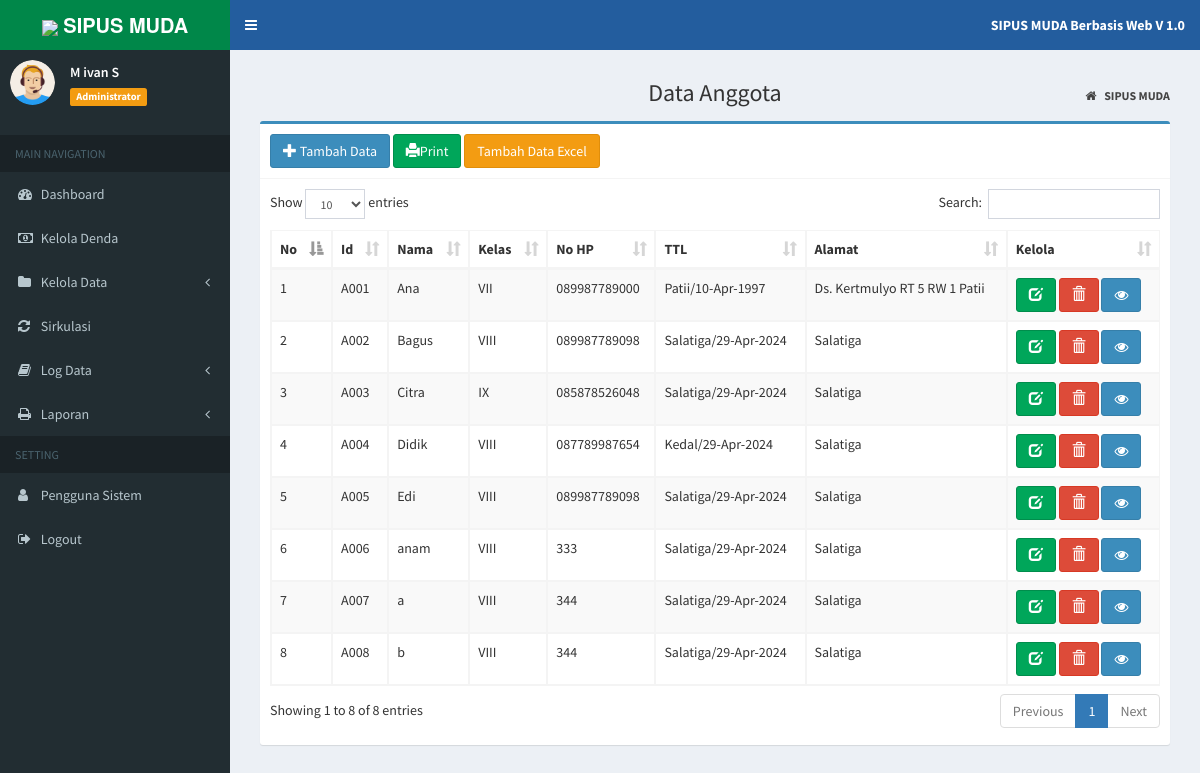
/index.php?page=MyApp/data_agt (signed in), run on the app's committed database.
### tables this page shows
CREATE TABLE `tb_anggota` (
  `id_anggota` varchar(10) NOT NULL,
  `username` varchar(25) NOT NULL,
  `password` varchar(255) NOT NULL,
  `nama` varchar(20) NOT NULL,
  `jekel` enum('Laki-laki','Perempuan') NOT NULL,
  `kelas` varchar(50) NOT NULL,
  `no_hp` varchar(15) NOT NULL,
  `tempat_lahir` varchar(50) DEFAULT NULL,
  `lahir` date DEFAULT NULL,
  `alamat` varchar(255) DEFAULT NULL
);

### admin/agt/data_agt.php (the view)
<section class="content-header" style="text-align: center;">
	<h1>
		Data Anggota
	</h1>
	<ol class="breadcrumb">
		<li>
			<a href="index.php">
				<i class="fa fa-home"></i>
				<b>SIPUS MUDA</b>
			</a>
		</li>
	</ol>
</section>
<section class="content">
	<div class="box box-primary">
		<div class="box-header with-border">
			<a href="?page=MyApp/add_agt" title="Tambah Data" class="btn btn-primary">
				<i class="glyphicon glyphicon-plus"></i> Tambah Data</a>
			<a href="?page=MyApp/print_allagt" title="Print" class="btn btn-success" stlye="color : green;">
				<i class="glyphicon glyphicon-print"></i>Print</a>
			<a href="?page=MyApp/add_agt_excel" title="Tambah Data" class="btn btn-warning">
				Tambah Data Excel</a>
		</div>
		<div class="box-body">
			<div class="table-responsive">
				<table id="example1" class="table table-bordered table-striped">
					<thead>
						<tr>
							<th>No</th>
							<th>Id</th>
							<th>Nama</th>
							<th>Kelas</th>
							<th>No HP</th>
							<th>TTL</th>
							<th>Alamat</th>
							<th>Kelola</th>
						</tr>
					</thead>
					<tbody>
				<?php
                  $no = 1;
                  $sql = $koneksi->query("SELECT * from tb_anggota");
                  while ($data= $sql->fetch_assoc()) {
                ?>
						<tr>
							<td>
								<?php echo $no++; ?>
							</td>
							<td>
								<?php echo $data['id_anggota']; ?>
							</td>
							<td>
								<?php echo $data['nama']; ?>
							</td>
							<td>
								<?php echo $data['kelas']; ?>
							</td>
							<td>
								<?php echo $data['no_hp']; ?>
							</td>
							<td>
								<?php $tanggal = $data['lahir'];
											$tanggal_baru = date("d-M-Y", strtotime($tanggal));
											echo $data['tempat_lahir'] . '/' . $tanggal_baru;  ?>
							</td>
							<td>
								<?php echo $data['alamat']; ?>
							</td>
							<td>
								<a href="?page=MyApp/edit_agt&kode=<?php echo $data['id_anggota']; ?>" title="Ubah Data"
								 class="btn btn-success">
									<i class="glyphicon glyphicon-edit"></i>
								</a>
								<a href="?page=MyApp/del_agt&kode=<?php echo $data['id_anggota']; ?>" onclick="return confirm('Yakin Hapus Data Ini ?')"
								 title="Hapus" class="btn btn-danger">
									<i class="glyphicon glyphicon-trash"></i>
				 				 </a>
								<a href="?page=MyApp/print_agt&kode=<?php echo $data['id_anggota'] ?>" title="print"
								 target="_blank"><button class="btn btn-primary">
								<i class="fa fa-eye"></i>
							</td>
						</tr>
						<?php
                  }
                ?>
					</tbody>
				</table>
			</div>
		</div>
	</div>
</section>

### index.php (style rules this page uses)
body { background: rgba(0, 0, 0, 0.2); }

### data on the page
tb_anggota: id_anggota "A001", nama "Ana", kelas "VII", no_hp "089987789000", tempat_lahir "Patii", lahir "10-Apr-1997", alamat "Ds. Kertmulyo RT 5 RW 1 Patii"
tb_anggota: id_anggota "A002", nama "Bagus", kelas "VIII", no_hp "089987789098", tempat_lahir "Salatiga", lahir "29-Apr-2024", alamat "Salatiga"
tb_anggota: id_anggota "A003", nama "Citra", kelas "IX", no_hp "085878526048", tempat_lahir "Salatiga", lahir "29-Apr-2024", alamat "Salatiga"
tb_anggota: id_anggota "A004", nama "Didik", kelas "VIII", no_hp "087789987654", tempat_lahir "Kedal", lahir "29-Apr-2024", alamat "Salatiga"
tb_anggota: id_anggota "A005", nama "Edi", kelas "VIII", no_hp "089987789098", tempat_lahir "Salatiga", lahir "29-Apr-2024", alamat "Salatiga"
tb_anggota: id_anggota "A006", nama "anam", kelas "VIII", no_hp "333", tempat_lahir "Salatiga", lahir "29-Apr-2024", alamat "Salatiga"
tb_anggota: id_anggota "A007", nama "a", kelas "VIII", no_hp "344", tempat_lahir "Salatiga", lahir "29-Apr-2024", alamat "Salatiga"
tb_anggota: id_anggota "A008", nama "b", kelas "VIII", no_hp "344", tempat_lahir "Salatiga", lahir "29-Apr-2024", alamat "Salatiga"

### other printed values
$data_nama "M ivan S"
$data_level "Administrator"
